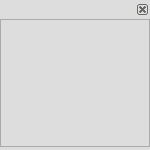
<?xml version="1.0" encoding="UTF-8"?>
<ui version="4.0">
 <class>ResultInfoWidget</class>
 <widget class="QWidget" name="ResultInfoWidget">
  <property name="geometry">
   <rect>
    <x>0</x>
    <y>0</y>
    <width>150</width>
    <height>150</height>
   </rect>
  </property>
  <property name="windowTitle">
   <string>ResultInfo</string>
  </property>
  <property name="styleSheet">
   <string notr="true">background-color: #ddd</string>
  </property>
  <widget class="QDockWidget" name="dockWidget">
   <property name="geometry">
    <rect>
     <x>0</x>
     <y>0</y>
     <width>150</width>
     <height>150</height>
    </rect>
   </property>
   <property name="cursor">
    <cursorShape>OpenHandCursor</cursorShape>
   </property>
   <property name="features">
    <set>QDockWidget::DockWidgetClosable|QDockWidget::DockWidgetMovable</set>
   </property>
   <widget class="QWidget" name="dockWidgetContents">
    <property name="cursor">
     <cursorShape>ArrowCursor</cursorShape>
    </property>
    <widget class="QTextEdit" name="textWidget">
     <property name="enabled">
      <bool>true</bool>
     </property>
     <property name="geometry">
      <rect>
       <x>0</x>
       <y>0</y>
       <width>150</width>
       <height>128</height>
      </rect>
     </property>
     <property name="sizePolicy">
      <sizepolicy hsizetype="Ignored" vsizetype="Expanding">
       <horstretch>0</horstretch>
       <verstretch>0</verstretch>
      </sizepolicy>
     </property>
     <property name="acceptDrops">
      <bool>false</bool>
     </property>
     <property name="undoRedoEnabled">
      <bool>false</bool>
     </property>
     <property name="readOnly">
      <bool>true</bool>
     </property>
     <property name="html">
      <string>&lt;!DOCTYPE HTML PUBLIC &quot;-//W3C//DTD HTML 4.0//EN&quot; &quot;http://www.w3.org/TR/REC-html40/strict.dtd&quot;&gt;
&lt;html&gt;&lt;head&gt;&lt;meta name=&quot;qrichtext&quot; content=&quot;1&quot; /&gt;&lt;style type=&quot;text/css&quot;&gt;
p, li { white-space: pre-wrap; }
&lt;/style&gt;&lt;/head&gt;&lt;body style=&quot; font-family:'SimSun'; font-size:9pt; font-weight:400; font-style:normal;&quot;&gt;
&lt;p style=&quot;-qt-paragraph-type:empty; margin-top:0px; margin-bottom:0px; margin-left:0px; margin-right:0px; -qt-block-indent:0; text-indent:0px;&quot;&gt;&lt;br /&gt;&lt;/p&gt;&lt;/body&gt;&lt;/html&gt;</string>
     </property>
     <property name="acceptRichText">
      <bool>false</bool>
     </property>
    </widget>
   </widget>
  </widget>
 </widget>
 <resources/>
 <connections/>
</ui>
